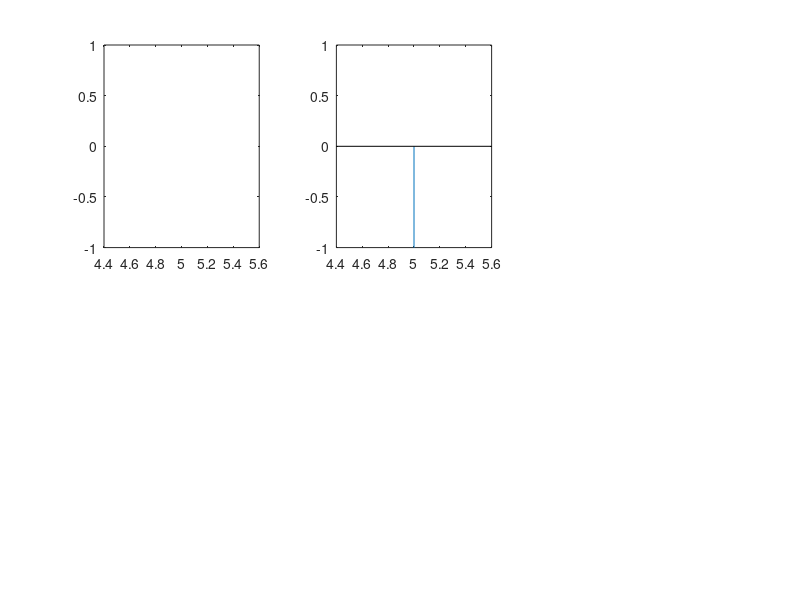

This chart was generated by the following MATLAB code:
clear all;
pi=3.14;
t1=input('enter lower value of time');
t2=input('enter upper value of time');
f=input('Enter the frequency');
o=input('Enter the phase');
a=input('Enter the amplitude');


t=t1:t2;
y=a*sin(2*pi*f*t+o);
subplot(2,3,1);
plot(t,y);
ylim([-1,1]);
subplot(2,3,2);
stem(t,y);
ylim([-1,1]);
